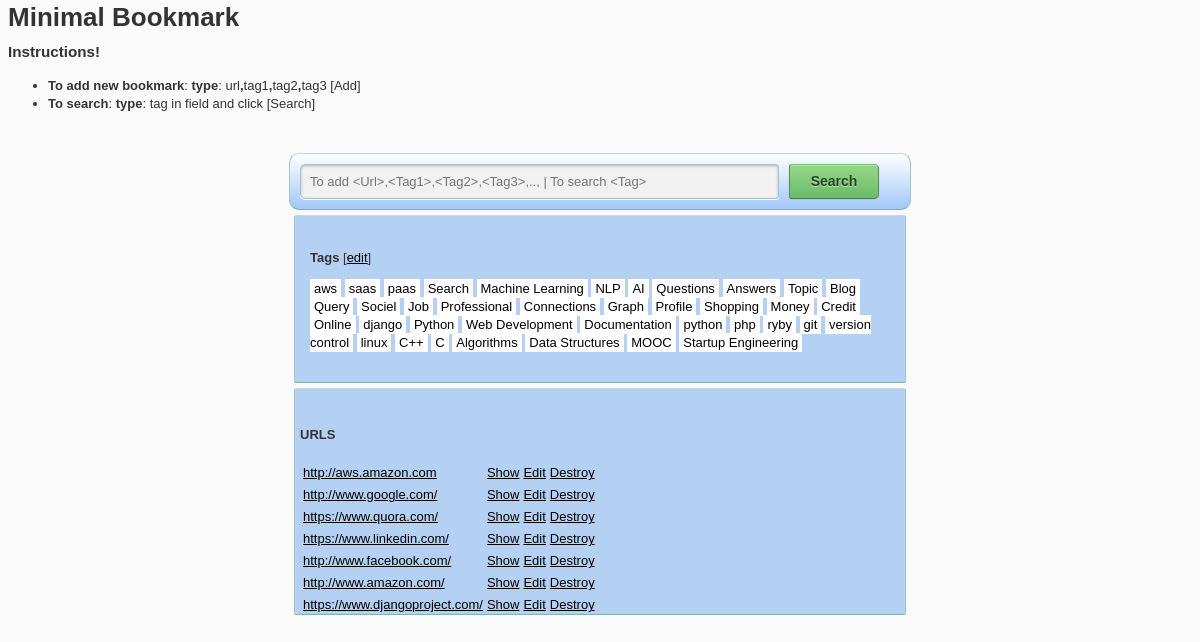
The page / on the database its author committed.
### bookmark/models.py (models this page shows, shortened)
@python_2_unicode_compatible
class T_Tag(models.Model):
	TagID = models.AutoField(primary_key=True)
	Tag = models.CharField(max_length=100)

@python_2_unicode_compatible
class T_URL(models.Model):
	URLID= models.AutoField(primary_key=True)
	URL = models.CharField(max_length=1000)

### bookmark/views.py (the view)
# urls.py: url(r'^$', views.showHome, name='index'),
def showHome(request):
	url_list = T_URL.objects.all()
	tag_list = T_Tag.objects.all()
	url_tag_list = T_URL_Tag.objects.all()
	context = {
		'url_list': url_list,
		'tag_list': tag_list,
		'url_tag_list': url_tag_list,
	}
	return render(request,'bookmark/index.html', context)

### bookmark/templates/bookmark/index.html (shortened to what this page needs)
{% load staticfiles %}
<link rel="stylesheet" type="text/css" href="{% static 'bookmark/style.css' %}" />
<body>
<h1>Minimal Bookmark</h1>
<h3>Instructions!</h3>
<ul>
<li><b>To add new bookmark</b>:
<b>type</b>: url<b>,</b>tag1<b>,</b>tag2<b>,</b>tag3 [Add]
</li><li>
<b>To search</b>:
<b>type</b>: tag in field and click [Search]
</li>
</ul>
<div id="searchbox">
<form class="form-inline" method="POST">
  <div class="form-group ">
    <input type="text" class="form-control col-sm-8" id="search" placeholder="To add <Url>,<Tag1>,<Tag2>,<Tag3>,.., | To search <Tag>" />
  </div>
  <button type="submit" id="add-input" class="btn btn-default">Search</button>
</form>
</div>
<div id="tagbox">
<p><b>Tags</b> [<a href="/tags">edit</a>]</p>
{% if tag_list %}
    {% for tagRow in tag_list %}
        <span class="tag">{{ tagRow.Tag }}</span>
    {% endfor %}
{% else %}
    <p>No tags are available.</p>
{% endif %}
</div>
<div id="resultbox">
<h4>URLS</h4>
{% if url_list %}
    <table id="bookmark-list">
    {% for urlRow in url_list %}
    <tr>
        <td><a href="{{ urlRow.URL }}">{{ urlRow.URL }}</a></td>
        <td><a href = "/bookmark/{{urlRow.URLID}}">Show</a> </td>
        <td><a href = "/bookmark/{{urlRow.URLID}}/edit">Edit</a> </td>
        <td><a href = "/bookmark/{{urlRow.URLID}}" class="destroyBookmark" value="{{urlRow.URLID}}">Destroy</a></td>
    </tr>
    {% endfor %}
    </table>
{% else %}
    <p>No URL are available.</p>
{% endif %}
</div>
</body>

### bookmark/static/bookmark/style.css (style rules this page uses)
#searchbox { background: #437cc2; background-image: -moz-linear-gradient(#fff, #d4e8ec); background-image: -webkit-gradient(linear, left bottom, left top, color-stop(0, #a1c8f9), color-stop(1, #fff)); -moz-border-radius: 10px; border-radius: 10px; border-width: 1px; border-style: solid; border-color: #c4d9df #a4c3ca #83afb7; width: 600px; height: 35px; padding: 10px; margin: 40px auto 5px; overflow: hidden; z-index: 100 }
#tagbox { background: #b4d0f3; -moz-border-radius: 2px; border-radius: 2px; border-width: 1px; border-style: solid; border-color: #c4d9df #a4c3ca #83afb7; width: 580px; padding: 20px 15px 30px 15px; margin: 0px auto 5px; overflow: hidden; z-index: 99 }
#tagbox span { background: #fff; padding: 2px 4px 2px 4px; color: #000; size: 200% }
#resultbox { background: #b4d0f3; -moz-border-radius: 2px; border-radius: 2px; border-width: 1px; border-style: solid; border-color: #c4d9df #a4c3ca #83afb7; width: 600px; height: 200px; padding: 20px 5px 5px 5px; margin: 0px auto 0px; overflow-x: hidden; z-index: 99 }
#search, #submit { float: left }
#search { padding: 5px 9px; height: 35px; width: 479px; border: 1px solid #a4c3ca; font: normal 13px "trebuchet MS", arial, helvetica; background: #f1f1f1; -moz-border-radius: 5px 3px 3px 5px; border-radius: 5px 3px 3px 5px; -moz-box-shadow: 0 1px 3px rgba(0, 0, 0, 0.25) inset, 0 1px 0 #fff; -webkit-box-shadow: 0 1px 3px rgba(0, 0, 0, 0.25) inset, 0 1px 0 #fff; box-shadow: 0 1px 3px rgba(0, 0, 0, 0.25) inset, 0 1px 0 #fff }
#add-input { background: #6cbb6b; background-image: -moz-linear-gradient(#95d788, #6cbb6b); background-image: -webkit-gradient(linear, left bottom, left top, color-stop(0, #6cbb6b), color-stop(1, #95d788)); -moz-border-radius: 3px 5px 5px 3px; border-radius: 3px 5px 5px 3px; border-width: 1px; border-style: solid; border-color: #7eba7c #578e57 #447d43; -moz-box-shadow: 0 0 1px rgba(0, 0, 0, 0.3), 0 1px 0 rgba(255, 255, 255, 0.3) inset; -webkit-box-shadow: 0 0 1px rgba(0, 0, 0, 0.3), 0 1px 0 rgba(255, 255, 255, 0.3) inset; box-shadow: 0 0 1px rgba(0, 0, 0, 0.3), 0 1px 0 rgba(255, 255, 255, 0.3) inset; height: 35px; margin: 0 0 0 10px; padding: 0; width: 90px; cursor: pointer; font: bold 14px Arial, Helvetica; color: #23441e; text-shadow: 0 1px 0 rgba(255, 255, 255, 0.5) }
body { background-color: #fff; color: #333; font-family: verdana, arial, helvetica, sans-serif; font-size: 13px; line-height: 18px }
p, ol, ul, td { font-family: verdana, arial, helvetica, sans-serif; font-size: 13px; line-height: 18px }
a { color: #000 }
body { background: #fafafa; }

### rows shown on the page
T_Tag: Tag "aws"
T_Tag: Tag "saas"
T_Tag: Tag "paas"
T_Tag: Tag "Search"
T_Tag: Tag "Machine Learning"
T_Tag: Tag "NLP"
T_Tag: Tag "AI"
T_Tag: Tag "Questions"
T_Tag: Tag "Answers"
T_Tag: Tag "Topic"
T_Tag: Tag "Blog"
T_Tag: Tag "Query"
T_Tag: Tag "Sociel"
T_Tag: Tag "Job"
T_Tag: Tag "Professional"
T_Tag: Tag "Connections"
T_Tag: Tag "Graph"
T_Tag: Tag "Profile"
T_Tag: Tag "Shopping"
T_Tag: Tag "Money"
T_Tag: Tag "Credit"
T_Tag: Tag "Online"
T_Tag: Tag "django"
T_Tag: Tag "Python"
T_Tag: Tag "Web Development"
T_Tag: Tag "Documentation"
T_Tag: Tag "python"
T_Tag: Tag "php"
T_Tag: Tag "ryby"
T_Tag: Tag "git"
T_Tag: Tag "version control"
T_Tag: Tag "linux"
T_Tag: Tag "C++"
T_Tag: Tag "C"
T_Tag: Tag "Algorithms"
T_Tag: Tag "Data Structures"
T_Tag: Tag "MOOC"
T_Tag: Tag "Startup Engineering"
T_URL: URL "http://aws.amazon.com", {{ urlRow.URLID }} 16 (drawn)
T_URL: URL "http://www.google.com/", {{ urlRow.URLID }} 17 (drawn)
T_URL: URL "https://www.quora.com/", {{ urlRow.URLID }} 18 (drawn)
T_URL: URL "https://www.linkedin.com/", {{ urlRow.URLID }} 19 (drawn)
T_URL: URL "http://www.facebook.com/", {{ urlRow.URLID }} 20 (drawn)
T_URL: URL "http://www.amazon.com/", {{ urlRow.URLID }} 22 (drawn)
T_URL: URL "https://www.djangoproject.com/", {{ urlRow.URLID }} 23 (drawn)
